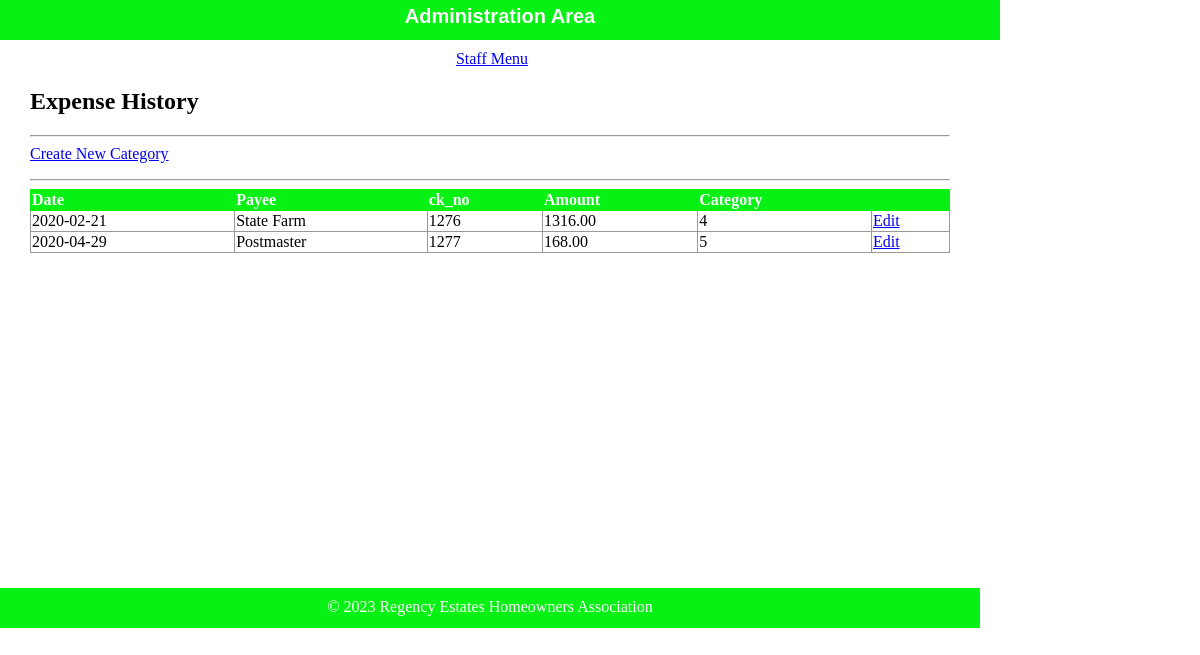
Page /html/public/staff/expenses/index.php on the earlier database version.
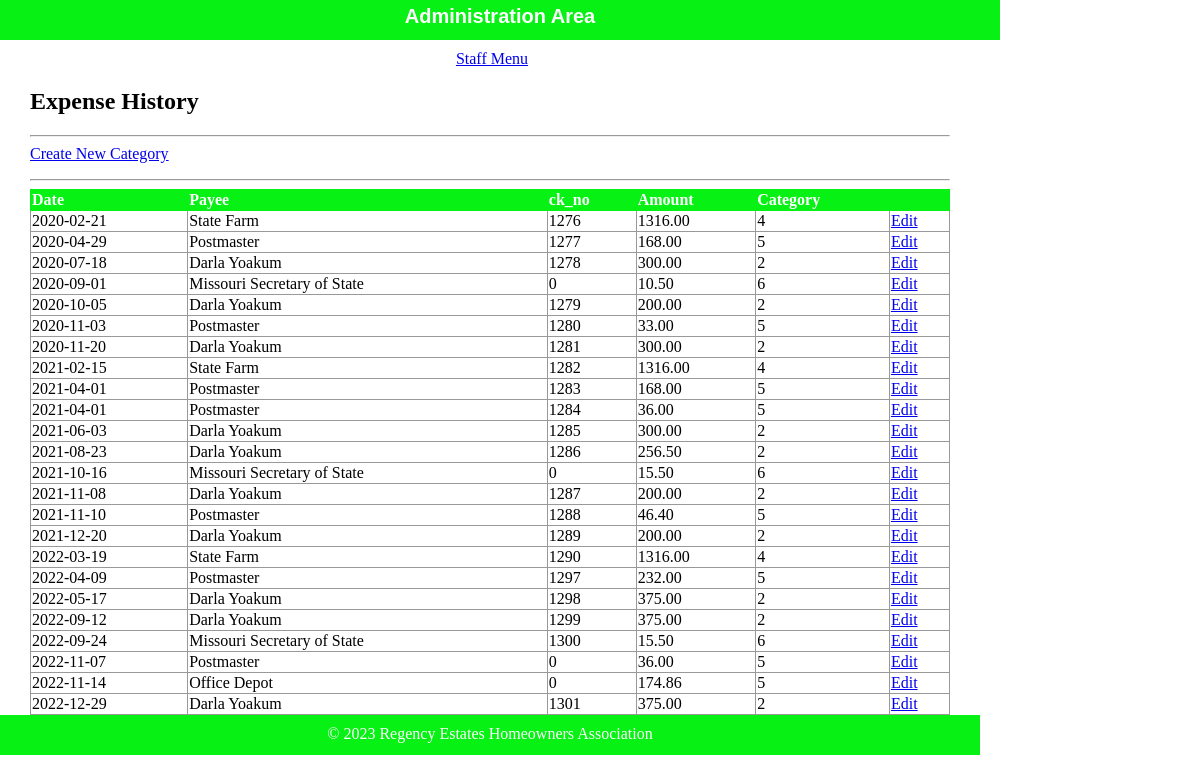
Same page on the later database version.
### tables this page shows
CREATE TABLE `expense` (
  `id` int(11) NOT NULL,
  `fk_cat_id` int(11) DEFAULT NULL,
  `dt` date DEFAULT NULL,
  `ck_no` int(11) DEFAULT NULL,
  `payee` varchar(50) DEFAULT NULL,
  `amount` decimal(10,2) DEFAULT NULL,
  `note` varchar(50) DEFAULT NULL
);

### html/private/functions.php (called while the page is built, shortened)
<?php
function url_for($script_path)
{
    if ($script_path[0] != '/')
    {
        $script_path = "/" . $script_path;
    }
    return WWW_ROOT . $script_path;
}
function htmlsc($string = "")
{
    return htmlspecialchars($string);
}
?>

### html/private/query_functions.php (called while the page is built, shortened)
<?php
  function find_all_expenses() {
    global $db;
    $sql = "SELECT * FROM expense WHERE dt > '2020-01-01' ";
    $result = mysqli_query($db, $sql);
    return $result;
  }
?>

### html/public/staff/expenses/index.php (the view, shortened to what this page needs)
<?php $subject_set = find_all_expenses(); ?>
<?php include(SHARED_PATH . '/header.php'); ?>
    <div id="content">
        <div id="regency-menu">
            <h2>Expense History</h2>
            <hr />
            <div class="actions">
                <a class="action" href="<?php echo url_for('/staff/categories/index.php'); ?>">Create New Category</a>
            </div>
            <hr />
            <table class="list">
                <tr>
                    <th>Date</th>
                    <th>Payee</th>
                    <th>ck_no</th>
                    <th>Amount</th>
                    <th>Category</th>
                    <th>&nbsp</th>
                </tr>
                <?php while($subject = mysqli_fetch_assoc($subject_set)) { ?>
                    <tr>
                        <td><?php echo htmlsc($subject['dt']); ?></td>
                        <td><?php echo htmlsc($subject['payee']); ?></td>
                        <td><?php echo htmlsc($subject['ck_no']); ?></td>
                        <td><?php echo htmlsc($subject['amount']); ?></td>
                        <td><?php echo htmlsc($subject['fk_cat_id']); ?></td>
                        <td><a class="action" href="<?php echo url_for('/staff/subjects/show.php?id=' . htmlsc(urlencode($subject['id']))); ?>">Edit</a></td>
                    </tr>
                <?php } ?>
            </table>
        </div>
    </div>
<?php include(SHARED_PATH . '/footer.php'); ?>

### html/private/shared/header.php (shortened to what this page needs)
<!doctype html>
<html lang="en">
	<head>
		<link rel="stylesheet" media="all" href="<?php echo url_for('stylesheets/staff.css'); ?>" />
	</head>
	<body>
		<header>
			<h1>Administration Area</h1>
		</header>
		<navigation>
			<ul>
				<li>
					<a href="<?php echo url_for('/staff/index.php'); ?>">Staff Menu</a>
				</li>
			</ul>
		</navigation>

### html/private/shared/footer.php (shortened to what this page needs)
<footer>
	&copy; <?php echo date('Y'); ?> Regency Estates Homeowners Association
</footer>
</body>
</html>

### html/public/stylesheets/staff.css (style rules this page uses)
html { height: 100%; width: 100%; }
body { height: 1000px; width: 100%; margin: 0; padding: 0; }
header { width: 1000px; height: 40px; margin: 0 0 10px 0; padding: 0; background: #08F114; color: white; }
header h1 { margin: 0; padding: 5px; font-size: 20px; font-family: Verdana, Arial, Helvetica, sans-serif; text-align: center; }
navigation { width: 1000px; margin: 0; padding: 0; text-align: center; }
navigation ul { width: 1000px; list-style: none; padding: 0; margin: 0; }
navigation ul li { display: inline; margin-right: 1em; }
#content { width: 920px; min-height: 500px; padding: 0 30px; }
footer { width: 940px; height: 20px; margin: 0 0 10px 0; padding: 10px 20px; background: #08F114; color: white; text-align: center; }
.actions { margin-bottom: 1em; }
table { border-collapse: collapse; vertical-align: top; }
table.list { width: 100%; }
table.list tr td { border: 1px solid #999999; }
table.list tr th { border: 1px solid #08F114; background: #08F114; color: white; text-align: left; }

Differences in the rows shown:
added expense: dt "2020-07-18", payee "Darla Yoakum", ck_no "1278", amount "300.00", fk_cat "2"
added expense: dt "2020-09-01", payee "Missouri Secretary of State", ck_no "0", amount "10.50", fk_cat "6"
added expense: dt "2020-10-05", payee "Darla Yoakum", ck_no "1279", amount "200.00", fk_cat "2"
added expense: dt "2020-11-03", payee "Postmaster", ck_no "1280", amount "33.00", fk_cat "5"
added expense: dt "2020-11-20", payee "Darla Yoakum", ck_no "1281", amount "300.00", fk_cat "2"
added expense: dt "2021-02-15", payee "State Farm", ck_no "1282", amount "1316.00", fk_cat "4"
added expense: dt "2021-04-01", payee "Postmaster", ck_no "1283", amount "168.00", fk_cat "5"
added expense: dt "2021-04-01", payee "Postmaster", ck_no "1284", amount "36.00", fk_cat "5"
added expense: dt "2021-06-03", payee "Darla Yoakum", ck_no "1285", amount "300.00", fk_cat "2"
added expense: dt "2021-08-23", payee "Darla Yoakum", ck_no "1286", amount "256.50", fk_cat "2"
added expense: dt "2021-10-16", payee "Missouri Secretary of State", ck_no "0", amount "15.50", fk_cat "6"
added expense: dt "2021-11-08", payee "Darla Yoakum", ck_no "1287", amount "200.00", fk_cat "2"
added expense: dt "2021-11-10", payee "Postmaster", ck_no "1288", amount "46.40", fk_cat "5"
added expense: dt "2021-12-20", payee "Darla Yoakum", ck_no "1289", amount "200.00", fk_cat "2"
added expense: dt "2022-03-19", payee "State Farm", ck_no "1290", amount "1316.00", fk_cat "4"
added expense: dt "2022-04-09", payee "Postmaster", ck_no "1297", amount "232.00", fk_cat "5"
added expense: dt "2022-05-17", payee "Darla Yoakum", ck_no "1298", amount "375.00", fk_cat "2"
added expense: dt "2022-09-12", payee "Darla Yoakum", ck_no "1299", amount "375.00", fk_cat "2"
added expense: dt "2022-09-24", payee "Missouri Secretary of State", ck_no "1300", amount "15.50", fk_cat "6"
added expense: dt "2022-11-07", payee "Postmaster", ck_no "0", amount "36.00", fk_cat "5"
added expense: dt "2022-11-14", payee "Office Depot", ck_no "0", amount "174.86", fk_cat "5"
added expense: dt "2022-12-29", payee "Darla Yoakum", ck_no "1301", amount "375.00", fk_cat "2"
